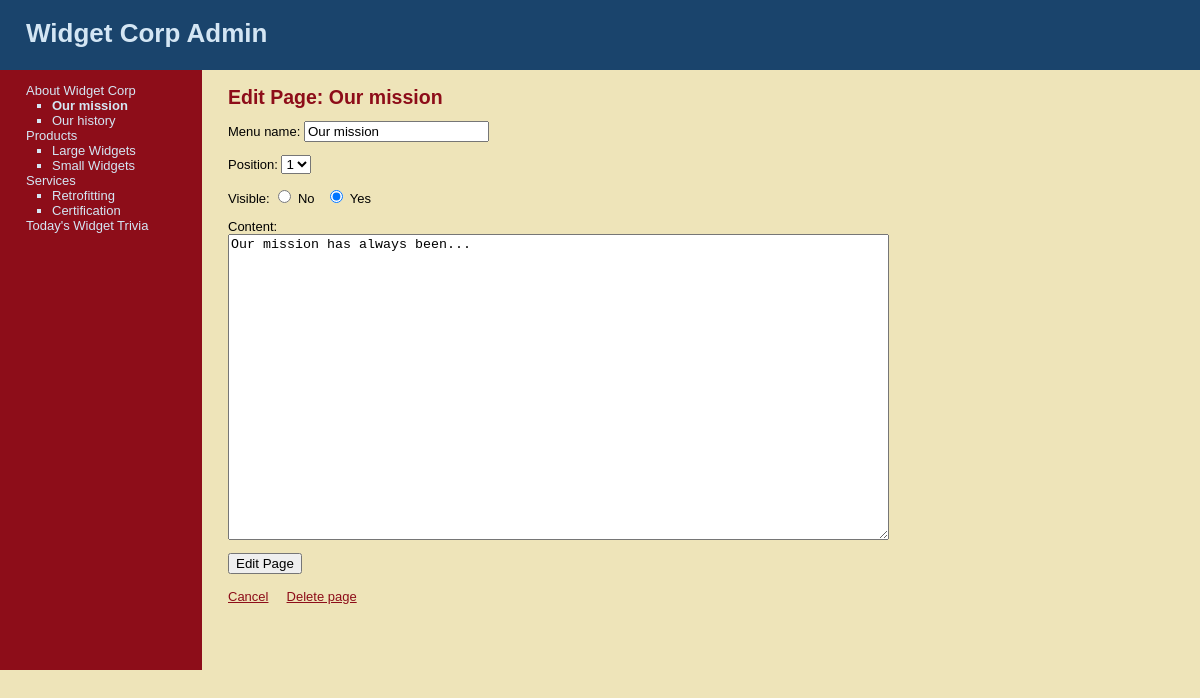
The app's page /WT9/public/edit_page.php?page=8 (signed in) with its own data.
### tables this page shows
CREATE TABLE `subjects` (
  `id` int(11) NOT NULL,
  `menu_name` varchar(30) NOT NULL,
  `position` int(3) NOT NULL,
  `visible` tinyint(1) NOT NULL
);

CREATE TABLE `pages` (
  `id` int(11) NOT NULL,
  `subject_id` int(11) NOT NULL,
  `menu_name` varchar(30) NOT NULL,
  `position` int(3) NOT NULL,
  `visible` tinyint(1) NOT NULL,
  `content` text DEFAULT NULL
);

### WT9/public/edit_page.php (the view, shortened to what this page needs)
<?php require_once("../includes/db_connection.php"); ?>
<?php require_once("../includes/functions.php"); ?>
<?php find_selected_page(); ?>
<?php include("../includes/layouts/header.php"); ?>
<div id="main">
  <div id="navigation">
    <?php echo navigation($current_subject, $current_page); ?>
  </div>
  <div id="page">
    <h2>Edit Page: <?php echo htmlentities($current_page["menu_name"]); ?></h2>
    <form action="edit_page.php?page=<?php echo urlencode($current_page["id"]); ?>" method="post">
      <p>Menu name:
        <input type="text" name="menu_name" value="<?php echo htmlentities($current_page["menu_name"]); ?>" />
      </p>
      <p>Position:
        <select name="position">
        <?php
          $page_set = find_pages_for_subject($current_page["subject_id"], false);
          $page_count = mysqli_num_rows($page_set);
          for($count=1; $count <= $page_count; $count++) {
            echo "<option value=\"{$count}\"";
            if ($current_page["position"] == $count) {
              echo " selected";
            }
            echo ">{$count}</option>";
          }
        ?>
        </select>
      </p>
      <p>Visible:
        <input type="radio" name="visible" value="0" <?php if ($current_page["visible"] == 0) { echo "checked"; } ?> /> No
        &nbsp;
        <input type="radio" name="visible" value="1" <?php if ($current_page["visible"] == 1) { echo "checked"; } ?>/> Yes
      </p>
      <p>Content:<br />
        <textarea name="content" rows="20" cols="80"><?php echo htmlentities($current_page["content"]); ?></textarea>
      </p>
      <input type="submit" name="submit" value="Edit Page" />
    </form>
    <br />
    <a href="manage_content.php?page=<?php echo urlencode($current_page["id"]); ?>">Cancel</a>
    <a href="delete_page.php?page=<?php echo urlencode($current_page["id"]); ?>" onclick="return confirm('Are you sure?');">Delete page</a>
  </div>
</div>

### WT9/includes/functions.php (shortened to what this page needs)
<?php
	function find_all_subjects($public=true) {
		global $connection;
		$query  = "SELECT * ";
		$query .= "FROM subjects ";
		$query .= "ORDER BY position ASC";
		$subject_set = mysqli_query($connection, $query);
		return $subject_set;
	}
	function find_pages_for_subject($subject_id, $public=true) {
		global $connection;
		$safe_subject_id = mysqli_real_escape_string($connection, $subject_id);
		$query  = "SELECT * ";
		$query .= "FROM pages ";
		$query .= "WHERE subject_id = {$safe_subject_id} ";
		$query .= "ORDER BY position ASC";
		$page_set = mysqli_query($connection, $query);
		return $page_set;
	}
	function find_page_by_id($page_id, $public=true) {
		global $connection;
		$safe_page_id = mysqli_real_escape_string($connection, $page_id);
		$query  = "SELECT * ";
		$query .= "FROM pages ";
		$query .= "WHERE id = {$safe_page_id} ";
		$query .= "LIMIT 1";
		$page_set = mysqli_query($connection, $query);
		if($page = mysqli_fetch_assoc($page_set)) {
			return $page;
		} else {
			return null;
		}
	}
	function find_selected_page($public=false) {
		if (isset($_GET["subject"])) {
			$current_subject = find_subject_by_id($_GET["subject"], $public);
			if ($current_subject && $public) {
				$current_page = find_default_page_for_subject($current_subject["id"]);
			} else {
				$current_page = null;
			}
		} elseif (isset($_GET["page"])) {
			$current_subject = null;
			$current_page = find_page_by_id($_GET["page"], $public);
		} else {
			$current_subject = null;
			$current_page = null;
		}
	}
	function navigation($subject_array, $page_array) {
		$output = "<ul class=\"subjects\">";
		$subject_set = find_all_subjects(false);
		while($subject = mysqli_fetch_assoc($subject_set)) {
			$output .= "<li";
			$output .= ">";
			$output .= "<a href=\"manage_content.php?subject=";
			$output .= urlencode($subject["id"]);
			$output .= "\">";
			$output .= htmlentities($subject["menu_name"]);
			$output .= "</a>";
			$page_set = find_pages_for_subject($subject["id"], false);
			$output .= "<ul class=\"pages\">";
			while($page = mysqli_fetch_assoc($page_set)) {
				$output .= "<li";
				if ($page_array && $page["id"] == $page_array["id"]) {
					$output .= " class=\"selected\"";
				}
				$output .= ">";
				$output .= "<a href=\"manage_content.php?page=";
				$output .= urlencode($page["id"]);
				$output .= "\">";
				$output .= htmlentities($page["menu_name"]);
				$output .= "</a></li>";
			}
			$output .= "</ul></li>";
		}
		$output .= "</ul>";
		return $output;
	}
?>

### WT9/public/stylesheets/public.css (style rules this page uses)
html { height: 100%; width: 100%; }
body { width: 100%; height: 100%; margin: 0; padding: 0; border: 0; font-family: Verdana, Arial, Helvetica, sans-serif; font-size: 13px; line-height: 15px; background: #EEE4B9; }
a { color: #8D0D19; }
#main { height: 600px; width: 100%; margin: 0; padding: 0; background: #EEE4B9; }
#navigation { float: left; width: 150px; height: 100%; margin: 0; padding: 0 2em; color: #D4E6F4; background: #8D0D19; }
#navigation a { color: #D4E6F4; text-decoration: none; }
ul.subjects { margin: 1em 0; padding-left: 0; list-style: none; }
ul.pages { padding-left: 2em; list-style: square; font-weight: normal; }
.selected { font-weight: bold; }
#page { float: left; height: 100%; padding-left: 2em; vertical-align: top; background: #EEE4B9; }
#page h2 { color: #8D0D19; margin-top: 1em; }

### records on screen
subjects: value "About Widget Corp"
pages: value "Our mission", menu_name "Our mission", position "1", visible "☑", content "Our mission has always been..."
pages: value "Our history"
subjects: value "Products"
pages: value "Large Widgets"
pages: value "Small Widgets"
subjects: value "Services"
pages: value "Retrofitting"
pages: value "Certification"
subjects: value "Today's Widget Trivia"
